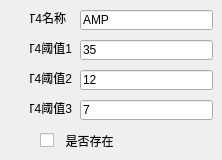
      <widget class="QWidget" name="tab4_S">
       <attribute name="title">
        <string>试剂条4</string>
       </attribute>
       <widget class="QLabel" name="CH4_label4_S">
        <property name="geometry">
         <rect>
          <x>30</x>
          <y>100</y>
          <width>42</width>
          <height>16</height>
         </rect>
        </property>
        <property name="text">
         <string>T4阈值3</string>
        </property>
        <property name="alignment">
         <set>Qt::AlignRight|Qt::AlignTrailing|Qt::AlignVCenter</set>
        </property>
       </widget>
       <widget class="QCheckBox" name="CheckBox4_S">
        <property name="geometry">
         <rect>
          <x>40</x>
          <y>130</y>
          <width>101</width>
          <height>21</height>
         </rect>
        </property>
        <property name="text">
         <string>  是否存在</string>
        </property>
       </widget>
       <widget class="QLabel" name="CH4_label2_S">
        <property name="geometry">
         <rect>
          <x>30</x>
          <y>40</y>
          <width>42</width>
          <height>16</height>
         </rect>
        </property>
        <property name="text">
         <string>T4阈值1</string>
        </property>
        <property name="alignment">
         <set>Qt::AlignRight|Qt::AlignTrailing|Qt::AlignVCenter</set>
        </property>
       </widget>
       <widget class="QLineEdit" name="CH4_name_S">
        <property name="geometry">
         <rect>
          <x>80</x>
          <y>10</y>
          <width>133</width>
          <height>20</height>
         </rect>
        </property>
        <property name="text">
         <string>AMP</string>
        </property>
       </widget>
       <widget class="QLineEdit" name="CH4_threshold3_S">
        <property name="geometry">
         <rect>
          <x>80</x>
          <y>100</y>
          <width>133</width>
          <height>20</height>
         </rect>
        </property>
        <property name="text">
         <string>7</string>
        </property>
       </widget>
       <widget class="QLabel" name="CH4_label1_S">
        <property name="geometry">
         <rect>
          <x>30</x>
          <y>10</y>
          <width>36</width>
          <height>16</height>
         </rect>
        </property>
        <property name="text">
         <string>T4名称</string>
        </property>
        <property name="alignment">
         <set>Qt::AlignRight|Qt::AlignTrailing|Qt::AlignVCenter</set>
        </property>
       </widget>
       <widget class="QLineEdit" name="CH4_threshold1_S">
        <property name="geometry">
         <rect>
          <x>80</x>
          <y>40</y>
          <width>133</width>
          <height>20</height>
         </rect>
        </property>
        <property name="text">
         <string>35</string>
        </property>
       </widget>
       <widget class="QLabel" name="CH4_label3_S">
        <property name="geometry">
         <rect>
          <x>30</x>
          <y>70</y>
          <width>42</width>
          <height>16</height>
         </rect>
        </property>
        <property name="text">
         <string>T4阈值2</string>
        </property>
        <property name="alignment">
         <set>Qt::AlignRight|Qt::AlignTrailing|Qt::AlignVCenter</set>
        </property>
       </widget>
       <widget class="QLineEdit" name="CH4_threshold2_S">
        <property name="geometry">
         <rect>
          <x>80</x>
          <y>70</y>
          <width>133</width>
          <height>20</height>
         </rect>
        </property>
        <property name="text">
         <string>12</string>
        </property>
       </widget>
      </widget>
